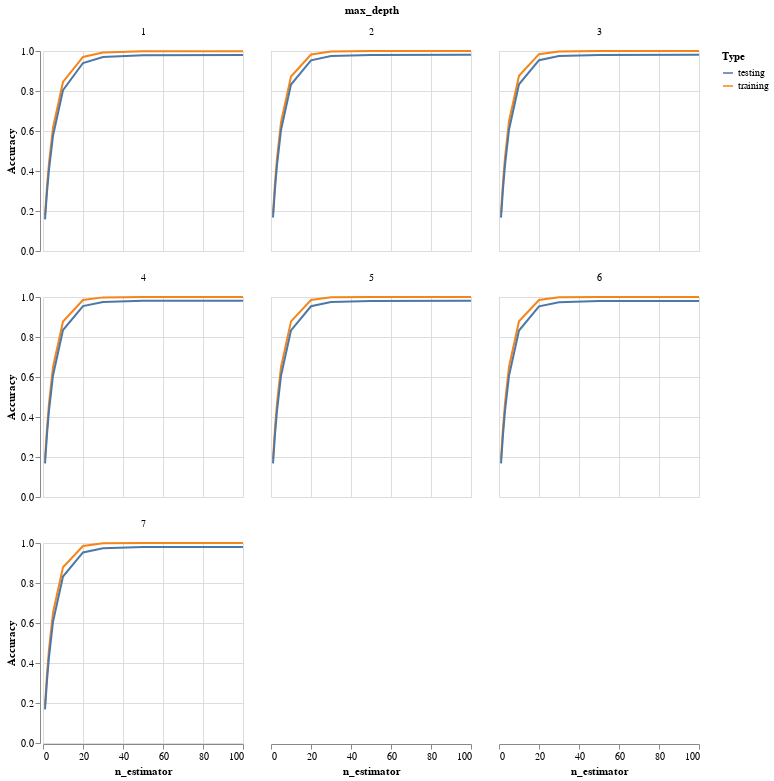

Notebook code for this chart:
### Code cell
df_gbr = pd.DataFrame({'training' : train_acc,
                      'testing' : test_acc,
                      'n_estimator' : trees,
                      'max_depth' : depth})
df_gbr = df_gbr.melt(id_vars = ['n_estimator', 'max_depth'], var_name = 'Type', value_name = 'Accuracy')
df_gbr
alt.Chart(df_gbr).mark_line().encode(
    alt.X('n_estimator'),
    alt.Y('Accuracy', scale=alt.Scale(domain=[0, 1])),
    alt.Color('Type'),
    alt.Facet('max_depth')
    ).properties(width = 200, height = 200, columns = 3)

### Figure 1 — Vega-Lite specification as saved in the notebook (floating-point values rounded to 4 significant figures)
{"$schema": "https://vega.github.io/schema/vega-lite/v3.4.0.json", "columns": 3, "config": {"mark": {"tooltip": null}, "view": {"height": 300, "width": 400}}, "data": {"name": "data-53a6684f5d05013d279c84f1c2a2a02e"}, "datasets": {"data-53a6684f5d05013d279c84f1c2a2a02e": [{"Accuracy": 0.1782, "Type": "training", "max_depth": 1, "n_estimator": 1}, {"Accuracy": 0.3227, "Type": "training", "max_depth": 1, "n_estimator": 2}, {"Accuracy": 0.4408, "Type": "training", "max_depth": 1, "n_estimator": 3}, {"Accuracy": 0.6162, "Type": "training", "max_depth": 1, "n_estimator": 5}, {"Accuracy": 0.8451, "Type": "training", "max_depth": 1, "n_estimator": 10}, {"Accuracy": 0.9703, "Type": "training", "max_depth": 1, "n_estimator": 20}, {"Accuracy": 0.9921, "Type": "training", "max_depth": 1, "n_estimator": 30}, {"Accuracy": 0.9982, "Type": "training", "max_depth": 1, "n_estimator": 50}, {"Accuracy": 0.9992, "Type": "training", "max_depth": 1, "n_estimator": 100}, {"Accuracy": 0.1874, "Type": "training", "max_depth": 2, "n_estimator": 1}, {"Accuracy": 0.3393, "Type": "training", "max_depth": 2, "n_estimator": 2}, {"Accuracy": 0.4626, "Type": "training", "max_depth": 2, "n_estimator": 3}, {"Accuracy": 0.6442, "Type": "training", "max_depth": 2, "n_estimator": 5}, {"Accuracy": 0.8721, "Type": "training", "max_depth": 2, "n_estimator": 10}, {"Accuracy": 0.9825, "Type": "training", "max_depth": 2, "n_estimator": 20}, {"Accuracy": 0.997, "Type": "training", "max_depth": 2, "n_estimator": 30}, {"Accuracy": 0.9996, "Type": "training", "max_depth": 2, "n_estimator": 50}, {"Accuracy": 0.9998, "Type": "training", "max_depth": 2, "n_estimator": 100}, {"Accuracy": 0.1891, "Type": "training", "max_depth": 3, "n_estimator": 1}, {"Accuracy": 0.3424, "Type": "training", "max_depth": 3, "n_estimator": 2}, {"Accuracy": 0.4667, "Type": "training", "max_depth": 3, "n_estimator": 3}, {"Accuracy": 0.6491, "Type": "training", "max_depth": 3, "n_estimator": 5}, {"Accuracy": 0.8765, "Type": "training", "max_depth": 3, "n_estimator": 10}, {"Accuracy": 0.9842, "Type": "training", "max_depth": 3, "n_estimator": 20}, {"Accuracy": 0.9978, "Type": "training", "max_depth": 3, "n_estimator": 30}, {"Accuracy": 0.9998, "Type": "training", "max_depth": 3, "n_estimator": 50}, {"Accuracy": 0.9999, "Type": "training", "max_depth": 3, "n_estimator": 100}, {"Accuracy": 0.1897, "Type": "training", "max_depth": 4, "n_estimator": 1}, {"Accuracy": 0.3434, "Type": "training", "max_depth": 4, "n_estimator": 2}, {"Accuracy": 0.468, "Type": "training", "max_depth": 4, "n_estimator": 3}, {"Accuracy": 0.6506, "Type": "training", "max_depth": 4, "n_estimator": 5}, {"Accuracy": 0.8778, "Type": "training", "max_depth": 4, "n_estimator": 10}, {"Accuracy": 0.9849, "Type": "training", "max_depth": 4, "n_estimator": 20}, {"Accuracy": 0.9981, "Type": "training", "max_depth": 4, "n_estimator": 30}, {"Accuracy": 0.9999, "Type": "training", "max_depth": 4, "n_estimator": 50}, {"Accuracy": 1.0, "Type": "training", "max_depth": 4, "n_estimator": 100}, {"Accuracy": 0.1899, "Type": "training", "max_depth": 5, "n_estimator": 1}, {"Accuracy": 0.3437, "Type": "training", "max_depth": 5, "n_estimator": 2}, {"Accuracy": 0.4683, "Type": "training", "max_depth": 5, "n_estimator": 3}, {"Accuracy": 0.651, "Type": "training", "max_depth": 5, "n_estimator": 5}, {"Accuracy": 0.8781, "Type": "training", "max_depth": 5, "n_estimator": 10}, {"Accuracy": 0.9851, "Type": "training", "max_depth": 5, "n_estimator": 20}, {"Accuracy": 0.9981, "Type": "training", "max_depth": 5, "n_estimator": 30}, {"Accuracy": 1.0, "Type": "training", "max_depth": 5, "n_estimator": 50}, {"Accuracy": 1.0, "Type": "training", "max_depth": 5, "n_estimator": 100}, {"Accuracy": 0.19, "Type": "training", "max_depth": 6, "n_estimator": 1}, {"Accuracy": 0.3438, "Type": "training", "max_depth": 6, "n_estimator": 2}, {"Accuracy": 0.4685, "Type": "training", "max_depth": 6, "n_estimator": 3}, {"Accuracy": 0.6512, "Type": "training", "max_depth": 6, "n_estimator": 5}, {"Accuracy": 0.8783, "Type": "training", "max_depth": 6, "n_estimator": 10}, {"Accuracy": 0.9852, "Type": "training", "max_depth": 6, "n_estimator": 20}, {"Accuracy": 0.9982, "Type": "training", "max_depth": 6, "n_estimator": 30}, {"Accuracy": 1.0, "Type": "training", "max_depth": 6, "n_estimator": 50}, {"Accuracy": 1.0, "Type": "training", "max_depth": 6, "n_estimator": 100}, {"Accuracy": 0.19, "Type": "training", "max_depth": 7, "n_estimator": 1}, {"Accuracy": 0.3439, "Type": "training", "max_depth": 7, "n_estimator": 2}, {"Accuracy": 0.4685, "Type": "training", "max_depth": 7, "n_estimator": 3}, {"Accuracy": 0.6513, "Type": "training", "max_depth": 7, "n_estimator": 5}, {"Accuracy": 0.8784, "Type": "training", "max_depth": 7, "n_estimator": 10}, {"Accuracy": 0.9852, "Type": "training", "max_depth": 7, "n_estimator": 20}, {"Accuracy": 0.9982, "Type": "training", "max_depth": 7, "n_estimator": 30}, {"Accuracy": 1.0, "Type": "training", "max_depth": 7, "n_estimator": 50}, {"Accuracy": 1.0, "Type": "training", "max_depth": 7, "n_estimator": 100}, {"Accuracy": 0.1582, "Type": "testing", "max_depth": 1, "n_estimator": 1}, {"Accuracy": 0.2951, "Type": "testing", "max_depth": 1, "n_estimator": 2}, {"Accuracy": 0.407, "Type": "testing", "max_depth": 1, "n_estimator": 3}, {"Accuracy": 0.5758, "Type": "testing", "max_depth": 1, "n_estimator": 5}, {"Accuracy": 0.8036, "Type": "testing", "max_depth": 1, "n_estimator": 10}, {"Accuracy": 0.94, "Type": "testing", "max_depth": 1, "n_estimator": 20}, {"Accuracy": 0.9698, "Type": "testing", "max_depth": 1, "n_estimator": 30}, {"Accuracy": 0.9783, "Type": "testing", "max_depth": 1, "n_estimator": 50}, {"Accuracy": 0.9803, "Type": "testing", "max_depth": 1, "n_estimator": 100}, {"Accuracy": 0.1674, "Type": "testing", "max_depth": 2, "n_estimator": 1}, {"Accuracy": 0.3115, "Type": "testing", "max_depth": 2, "n_estimator": 2}, {"Accuracy": 0.429, "Type": "testing", "max_depth": 2, "n_estimator": 3}, {"Accuracy": 0.6047, "Type": "testing", "max_depth": 2, "n_estimator": 5}, {"Accuracy": 0.8324, "Type": "testing", "max_depth": 2, "n_estimator": 10}, {"Accuracy": 0.9534, "Type": "testing", "max_depth": 2, "n_estimator": 20}, {"Accuracy": 0.9746, "Type": "testing", "max_depth": 2, "n_estimator": 30}, {"Accuracy": 0.9802, "Type": "testing", "max_depth": 2, "n_estimator": 50}, {"Accuracy": 0.9806, "Type": "testing", "max_depth": 2, "n_estimator": 100}, {"Accuracy": 0.1668, "Type": "testing", "max_depth": 3, "n_estimator": 1}, {"Accuracy": 0.3105, "Type": "testing", "max_depth": 3, "n_estimator": 2}, {"Accuracy": 0.4293, "Type": "testing", "max_depth": 3, "n_estimator": 3}, {"Accuracy": 0.6064, "Type": "testing", "max_depth": 3, "n_estimator": 5}, {"Accuracy": 0.8337, "Type": "testing", "max_depth": 3, "n_estimator": 10}, {"Accuracy": 0.9541, "Type": "testing", "max_depth": 3, "n_estimator": 20}, {"Accuracy": 0.9745, "Type": "testing", "max_depth": 3, "n_estimator": 30}, {"Accuracy": 0.9802, "Type": "testing", "max_depth": 3, "n_estimator": 50}, {"Accuracy": 0.9808, "Type": "testing", "max_depth": 3, "n_estimator": 100}, {"Accuracy": 0.1683, "Type": "testing", "max_depth": 4, "n_estimator": 1}, {"Accuracy": 0.3132, "Type": "testing", "max_depth": 4, "n_estimator": 2}, {"Accuracy": 0.4315, "Type": "testing", "max_depth": 4, "n_estimator": 3}, {"Accuracy": 0.6075, "Type": "testing", "max_depth": 4, "n_estimator": 5}, {"Accuracy": 0.8348, "Type": "testing", "max_depth": 4, "n_estimator": 10}, {"Accuracy": 0.9547, "Type": "testing", "max_depth": 4, "n_estimator": 20}, {"Accuracy": 0.9749, "Type": "testing", "max_depth": 4, "n_estimator": 30}, {"Accuracy": 0.9807, "Type": "testing", "max_depth": 4, "n_estimator": 50}, {"Accuracy": 0.9815, "Type": "testing", "max_depth": 4, "n_estimator": 100}, {"Accuracy": 0.168, "Type": "testing", "max_depth": 5, "n_estimator": 1}, {"Accuracy": 0.3127, "Type": "testing", "max_depth": 5, "n_estimator": 2}, {"Accuracy": 0.4307, "Type": "testing", "max_depth": 5, "n_estimator": 3}, {"Accuracy": 0.6062, "Type": "testing", "max_depth": 5, "n_estimator": 5}, {"Accuracy": 0.8332, "Type": "testing", "max_depth": 5, "n_estimator": 10}, {"Accuracy": 0.9537, "Type": "testing", "max_depth": 5, "n_estimator": 20}, {"Accuracy": 0.9744, "Type": "testing", "max_depth": 5, "n_estimator": 30}, {"Accuracy": 0.9804, "Type": "testing", "max_depth": 5, "n_estimator": 50}, {"Accuracy": 0.9811, "Type": "testing", "max_depth": 5, "n_estimator": 100}, {"Accuracy": 0.1678, "Type": "testing", "max_depth": 6, "n_estimator": 1}, {"Accuracy": 0.3122, "Type": "testing", "max_depth": 6, "n_estimator": 2}, {"Accuracy": 0.4302, "Type": "testing", "max_depth": 6, "n_estimator": 3}, {"Accuracy": 0.6056, "Type": "testing", "max_depth": 6, "n_estimator": 5}, {"Accuracy": 0.8323, "Type": "testing", "max_depth": 6, "n_estimator": 10}, {"Accuracy": 0.9531, "Type": "testing", "max_depth": 6, "n_estimator": 20}, {"Accuracy": 0.9739, "Type": "testing", "max_depth": 6, "n_estimator": 30}, {"Accuracy": 0.9799, "Type": "testing", "max_depth": 6, "n_estimator": 50}, {"Accuracy": 0.9806, "Type": "testing", "max_depth": 6, "n_estimator": 100}, {"Accuracy": 0.1678, "Type": "testing", "max_depth": 7, "n_estimator": 1}, {"Accuracy": 0.3123, "Type": "testing", "max_depth": 7, "n_estimator": 2}, {"Accuracy": 0.4303, "Type": "testing", "max_depth": 7, "n_estimator": 3}, {"Accuracy": 0.6058, "Type": "testing", "max_depth": 7, "n_estimator": 5}, {"Accuracy": 0.8324, "Type": "testing", "max_depth": 7, "n_estimator": 10}, {"Accuracy": 0.9529, "Type": "testing", "max_depth": 7, "n_estimator": 20}, {"Accuracy": 0.9739, "Type": "testing", "max_depth": 7, "n_estimator": 30}, {"Accuracy": 0.98, "Type": "testing", "max_depth": 7, "n_estimator": 50}, {"Accuracy": 0.9806, "Type": "testing", "max_depth": 7, "n_estimator": 100}]}, "encoding": {"color": {"field": "Type", "type": "nominal"}, "facet": {"field": "max_depth", "type": "quantitative"}, "x": {"field": "n_estimator", "type": "quantitative"}, "y": {"field": "Accuracy", "scale": {"domain": [0, 1]}, "type": "quantitative"}}, "height": 200, "mark": "line", "width": 200}
